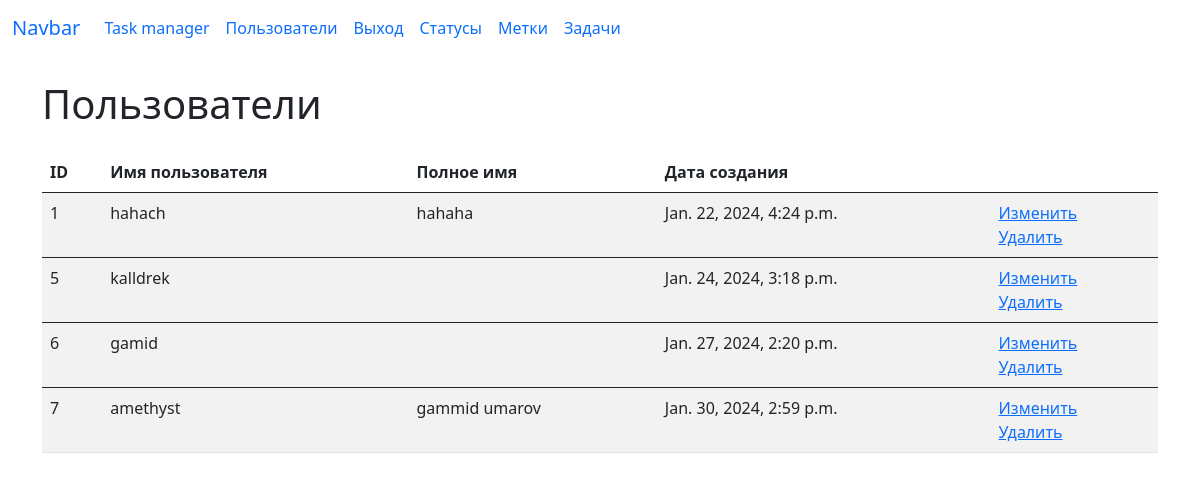
The app's page /users/ (signed in) with its own data.
### task_manager/users/models.py (models this page shows, shortened)
class CustomUser(AbstractUser):
    first_name = models.CharField(max_length=255, default='')
    last_name = models.CharField(max_length=255, default='')
    def get_full_name(self):
        return self.first_name + ' ' + self.last_name

### task_manager/users/views.py (the view, shortened to what this page needs)
# urls.py: path('', UserView.as_view(), name='index_page'),
class UserView(ListView):
    model = CustomUser
    context_object_name = 'users'
    template_name = 'users/users.html'

### task_manager/templates/users/users.html (shortened to what this page needs)
{% extends 'base.html' %}
{% block content %}
<div class="container wrapper flex-grow-1">
      <h1 class="my-4">Пользователи</h1>
<table class="table table-striped">
  <thead>
    <tr>
      <th>ID</th>
      <th>Имя пользователя</th>
      <th>Полное имя</th>
      <th>Дата создания</th>
      <th></th>
    </tr>
  </thead>
      {% for user in users %}
  <tbody>
      <tr>
        <td>{{ user.id }}</td>
        <td>{{ user.username }}</td>
        <td>{{ user.get_full_name }}</td>
        <td>{{ user.date_joined }}</td>
        <td>
          <a href="{% url 'users:update_page' pk=user.id %}">Изменить</a>
          <br>
          <a href="{% url 'users:delete_page' pk=user.id %}">Удалить</a>
        </td>
      </tr>
  </tbody>
    {% endfor %}
</table>
</div>
{% endblock %}

### records on screen
CustomUser: id "1", username "hahach", get_full_name "hahaha", date_joined "Jan. 22, 2024, 4:24 p.m."
CustomUser: id "5", username "kalldrek", date_joined "Jan. 24, 2024, 3:18 p.m."
CustomUser: id "6", username "gamid", date_joined "Jan. 27, 2024, 2:20 p.m."
CustomUser: id "7", username "amethyst", get_full_name "gammid umarov", date_joined "Jan. 30, 2024, 2:59 p.m."
